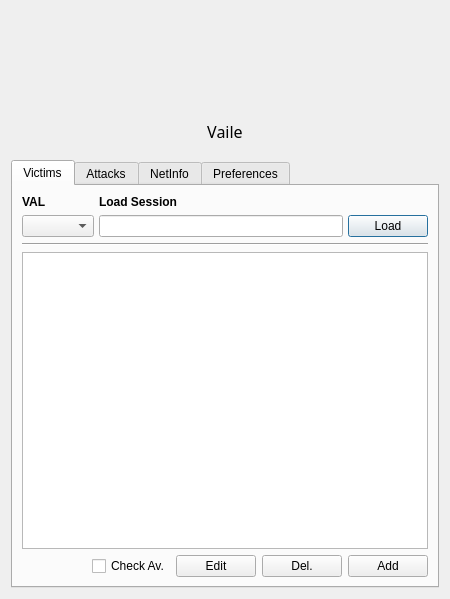
<?xml version="1.0" encoding="UTF-8"?>
<ui version="4.0">
 <class>VaileMainDialog</class>
 <widget class="QDialog" name="VaileMainDialog">
  <property name="geometry">
   <rect>
    <x>0</x>
    <y>0</y>
    <width>450</width>
    <height>599</height>
   </rect>
  </property>
  <property name="sizePolicy">
   <sizepolicy hsizetype="Preferred" vsizetype="Preferred">
    <horstretch>0</horstretch>
    <verstretch>0</verstretch>
   </sizepolicy>
  </property>
  <property name="windowTitle">
   <string>Vaile</string>
  </property>
  <layout class="QVBoxLayout" name="verticalLayout">
   <item>
    <layout class="QVBoxLayout" name="verticalLayout_6">
     <property name="margin">
      <number>2</number>
     </property>
     <item alignment="Qt::AlignHCenter">
      <widget class="QLabel" name="logo">
       <property name="minimumSize">
        <size>
         <width>88</width>
         <height>88</height>
        </size>
       </property>
       <property name="maximumSize">
        <size>
         <width>88</width>
         <height>88</height>
        </size>
       </property>
       <property name="text">
        <string/>
       </property>
       <property name="pixmap">
        <pixmap>../../files/vailelogo.png</pixmap>
       </property>
      </widget>
     </item>
    </layout>
   </item>
   <item>
    <layout class="QHBoxLayout" name="buttonBar" stretch="0,0,0">
     <property name="spacing">
      <number>10</number>
     </property>
     <property name="topMargin">
      <number>0</number>
     </property>
     <item>
      <spacer name="horizontalSpacer_4">
       <property name="orientation">
        <enum>Qt::Horizontal</enum>
       </property>
       <property name="sizeHint" stdset="0">
        <size>
         <width>500</width>
         <height>20</height>
        </size>
       </property>
      </spacer>
     </item>
     <item>
      <widget class="QLabel" name="label">
       <property name="sizePolicy">
        <sizepolicy hsizetype="Preferred" vsizetype="Fixed">
         <horstretch>0</horstretch>
         <verstretch>0</verstretch>
        </sizepolicy>
       </property>
       <property name="minimumSize">
        <size>
         <width>0</width>
         <height>45</height>
        </size>
       </property>
       <property name="maximumSize">
        <size>
         <width>16777212</width>
         <height>45</height>
        </size>
       </property>
       <property name="font">
        <font>
         <family>Passero One</family>
         <pointsize>12</pointsize>
        </font>
       </property>
       <property name="text">
        <string>Vaile</string>
       </property>
       <property name="alignment">
        <set>Qt::AlignCenter</set>
       </property>
      </widget>
     </item>
     <item>
      <spacer name="horizontalSpacer">
       <property name="orientation">
        <enum>Qt::Horizontal</enum>
       </property>
       <property name="sizeHint" stdset="0">
        <size>
         <width>500</width>
         <height>20</height>
        </size>
       </property>
      </spacer>
     </item>
    </layout>
   </item>
   <item>
    <layout class="QVBoxLayout" name="verticalLayout_3">
     <property name="spacing">
      <number>10</number>
     </property>
     <property name="topMargin">
      <number>0</number>
     </property>
     <property name="rightMargin">
      <number>0</number>
     </property>
     <item>
      <widget class="QFrame" name="frame">
       <property name="sizePolicy">
        <sizepolicy hsizetype="Preferred" vsizetype="Preferred">
         <horstretch>0</horstretch>
         <verstretch>0</verstretch>
        </sizepolicy>
       </property>
       <property name="minimumSize">
        <size>
         <width>0</width>
         <height>0</height>
        </size>
       </property>
       <property name="frameShape">
        <enum>QFrame::NoFrame</enum>
       </property>
       <property name="frameShadow">
        <enum>QFrame::Plain</enum>
       </property>
       <layout class="QVBoxLayout" name="verticalLayout_2">
        <property name="margin">
         <number>0</number>
        </property>
        <item>
         <widget class="QTabWidget" name="tabWidget">
          <property name="currentIndex">
           <number>0</number>
          </property>
          <widget class="QWidget" name="victimsTab">
           <attribute name="title">
            <string notr="true">Victims</string>
           </attribute>
           <layout class="QVBoxLayout" name="verticalLayout_4">
            <item>
             <layout class="QGridLayout" name="gridLayout">
              <property name="sizeConstraint">
               <enum>QLayout::SetDefaultConstraint</enum>
              </property>
              <property name="horizontalSpacing">
               <number>5</number>
              </property>
              <item row="0" column="1">
               <widget class="QLabel" name="sessionLabel">
                <property name="sizePolicy">
                 <sizepolicy hsizetype="Preferred" vsizetype="Fixed">
                  <horstretch>0</horstretch>
                  <verstretch>0</verstretch>
                 </sizepolicy>
                </property>
                <property name="text">
                 <string>&lt;html&gt;&lt;head/&gt;&lt;body&gt;&lt;p&gt;&lt;span style=&quot; font-weight:600;&quot;&gt;Load Session&lt;/span&gt;&lt;/p&gt;&lt;/body&gt;&lt;/html&gt;</string>
                </property>
               </widget>
              </item>
              <item row="1" column="2">
               <widget class="QPushButton" name="loadSessionButton">
                <property name="sizePolicy">
                 <sizepolicy hsizetype="Fixed" vsizetype="Fixed">
                  <horstretch>0</horstretch>
                  <verstretch>0</verstretch>
                 </sizepolicy>
                </property>
                <property name="text">
                 <string>Load</string>
                </property>
               </widget>
              </item>
              <item row="1" column="1">
               <widget class="QLineEdit" name="sessionFileEdit">
                <property name="frame">
                 <bool>true</bool>
                </property>
                <property name="clearButtonEnabled" stdset="0">
                 <bool>true</bool>
                </property>
               </widget>
              </item>
              <item row="1" column="0">
               <widget class="QComboBox" name="sessionType"/>
              </item>
              <item row="0" column="0">
               <widget class="QLabel" name="valLabel">
                <property name="font">
                 <font>
                  <weight>75</weight>
                  <bold>true</bold>
                 </font>
                </property>
                <property name="text">
                 <string>&lt;html&gt;&lt;head/&gt;&lt;body&gt;&lt;p&gt;VAL&lt;/p&gt;&lt;/body&gt;&lt;/html&gt;</string>
                </property>
               </widget>
              </item>
             </layout>
            </item>
            <item>
             <widget class="Line" name="line">
              <property name="sizePolicy">
               <sizepolicy hsizetype="Expanding" vsizetype="Fixed">
                <horstretch>1</horstretch>
                <verstretch>0</verstretch>
               </sizepolicy>
              </property>
              <property name="orientation">
               <enum>Qt::Horizontal</enum>
              </property>
             </widget>
            </item>
            <item>
             <widget class="QListWidget" name="targetsListWidget">
              <property name="sizePolicy">
               <sizepolicy hsizetype="Expanding" vsizetype="Expanding">
                <horstretch>0</horstretch>
                <verstretch>1</verstretch>
               </sizepolicy>
              </property>
              <property name="font">
               <font>
                <pointsize>11</pointsize>
               </font>
              </property>
              <property name="contextMenuPolicy">
               <enum>Qt::ActionsContextMenu</enum>
              </property>
              <property name="frameShape">
               <enum>QFrame::StyledPanel</enum>
              </property>
              <property name="frameShadow">
               <enum>QFrame::Sunken</enum>
              </property>
              <property name="lineWidth">
               <number>1</number>
              </property>
              <property name="iconSize">
               <size>
                <width>48</width>
                <height>48</height>
               </size>
              </property>
              <property name="verticalScrollMode">
               <enum>QAbstractItemView::ScrollPerPixel</enum>
              </property>
              <property name="resizeMode">
               <enum>QListView::Adjust</enum>
              </property>
              <property name="spacing">
               <number>5</number>
              </property>
              <property name="viewMode">
               <enum>QListView::ListMode</enum>
              </property>
              <property name="uniformItemSizes">
               <bool>false</bool>
              </property>
              <property name="wordWrap">
               <bool>false</bool>
              </property>
              <property name="selectionRectVisible">
               <bool>true</bool>
              </property>
              <property name="sortingEnabled">
               <bool>false</bool>
              </property>
             </widget>
            </item>
            <item>
             <layout class="QHBoxLayout" name="horizontalLayout">
              <item>
               <spacer name="horizontalSpacer_2">
                <property name="orientation">
                 <enum>Qt::Horizontal</enum>
                </property>
                <property name="sizeHint" stdset="0">
                 <size>
                  <width>40</width>
                  <height>20</height>
                 </size>
                </property>
               </spacer>
              </item>
              <item>
               <widget class="QCheckBox" name="avCheck">
                <property name="text">
                 <string>Check Av.</string>
                </property>
                <property name="checked">
                 <bool>false</bool>
                </property>
               </widget>
              </item>
              <item>
               <widget class="QPushButton" name="editTargetButton">
                <property name="text">
                 <string>Edit</string>
                </property>
               </widget>
              </item>
              <item>
               <widget class="QPushButton" name="deleteTargetButton">
                <property name="text">
                 <string>Del.</string>
                </property>
                <property name="icon">
                 <iconset>
                  <normaloff>icons/delete.svg</normaloff>icons/delete.svg</iconset>
                </property>
               </widget>
              </item>
              <item>
               <widget class="QPushButton" name="addTargetButton">
                <property name="text">
                 <string>Add</string>
                </property>
                <property name="icon">
                 <iconset>
                  <normaloff>icons/add.svg</normaloff>icons/add.svg</iconset>
                </property>
                <property name="default">
                 <bool>true</bool>
                </property>
               </widget>
              </item>
             </layout>
            </item>
           </layout>
          </widget>
          <widget class="QWidget" name="moduleTab">
           <attribute name="title">
            <string>Attacks</string>
           </attribute>
           <layout class="QVBoxLayout" name="moduleLayout">
            <item>
             <widget class="QLabel" name="moduleLabel">
              <property name="sizePolicy">
               <sizepolicy hsizetype="Preferred" vsizetype="Fixed">
                <horstretch>0</horstretch>
                <verstretch>0</verstretch>
               </sizepolicy>
              </property>
              <property name="text">
               <string>&lt;html&gt;&lt;head/&gt;&lt;body&gt;&lt;p&gt;&lt;span style=&quot; font-weight:600;&quot;&gt;Select Modules&lt;/span&gt;&lt;/p&gt;&lt;/body&gt;&lt;/html&gt;</string>
              </property>
             </widget>
            </item>
            <item>
             <layout class="QHBoxLayout" name="moduleLayout_1">
              <item>
               <widget class="QTreeWidget" name="treeView">
                <property name="sizePolicy">
                 <sizepolicy hsizetype="Expanding" vsizetype="Expanding">
                  <horstretch>1</horstretch>
                  <verstretch>1</verstretch>
                 </sizepolicy>
                </property>
                <column>
                 <property name="text">
                  <string notr="true">1</string>
                 </property>
                </column>
               </widget>
              </item>
             </layout>
            </item>
            <item>
             <layout class="QHBoxLayout" name="horizontalLayout_3">
              <item>
               <spacer name="horizontalSpacer_5">
                <property name="orientation">
                 <enum>Qt::Horizontal</enum>
                </property>
                <property name="sizeHint" stdset="0">
                 <size>
                  <width>40</width>
                  <height>20</height>
                 </size>
                </property>
               </spacer>
              </item>
              <item>
               <widget class="QCheckBox" name="torBox">
                <property name="text">
                 <string>Tor</string>
                </property>
               </widget>
              </item>
              <item>
               <widget class="QPushButton" name="optsButton">
                <property name="text">
                 <string>Info and Opts</string>
                </property>
               </widget>
              </item>
              <item>
               <widget class="QPushButton" name="attackButton">
                <property name="text">
                 <string>Attack</string>
                </property>
                <property name="icon">
                 <iconset>
                  <normaloff>icons/vaile.png</normaloff>icons/vaile.png</iconset>
                </property>
               </widget>
              </item>
             </layout>
            </item>
           </layout>
          </widget>
          <widget class="QWidget" name="networkTab">
           <attribute name="title">
            <string>NetInfo</string>
           </attribute>
           <layout class="QVBoxLayout" name="verticalLayout_5">
            <item>
             <layout class="QGridLayout" name="gridLayout_2">
              <property name="sizeConstraint">
               <enum>QLayout::SetDefaultConstraint</enum>
              </property>
              <property name="horizontalSpacing">
               <number>5</number>
              </property>
              <item row="2" column="0">
               <widget class="QLineEdit" name="privIpDisplay">
                <property name="readOnly">
                 <bool>true</bool>
                </property>
               </widget>
              </item>
              <item row="2" column="1">
               <widget class="QPushButton" name="privateIpButton">
                <property name="text">
                 <string>Priv. IP</string>
                </property>
               </widget>
              </item>
              <item row="0" column="0">
               <widget class="QLabel" name="networkLabel">
                <property name="sizePolicy">
                 <sizepolicy hsizetype="Preferred" vsizetype="Fixed">
                  <horstretch>0</horstretch>
                  <verstretch>0</verstretch>
                 </sizepolicy>
                </property>
                <property name="text">
                 <string>&lt;html&gt;&lt;head/&gt;&lt;body&gt;&lt;p&gt;&lt;span style=&quot; font-weight:600;&quot;&gt;Network Information&lt;/span&gt;&lt;/p&gt;&lt;/body&gt;&lt;/html&gt;</string>
                </property>
               </widget>
              </item>
              <item row="1" column="1">
               <widget class="QPushButton" name="macButton">
                <property name="sizePolicy">
                 <sizepolicy hsizetype="Fixed" vsizetype="Fixed">
                  <horstretch>0</horstretch>
                  <verstretch>0</verstretch>
                 </sizepolicy>
                </property>
                <property name="text">
                 <string>MAC ad.</string>
                </property>
               </widget>
              </item>
              <item row="1" column="0">
               <widget class="QLineEdit" name="macDisplay">
                <property name="frame">
                 <bool>true</bool>
                </property>
                <property name="readOnly">
                 <bool>true</bool>
                </property>
               </widget>
              </item>
              <item row="3" column="0">
               <widget class="QLineEdit" name="publicIpDisplay">
                <property name="readOnly">
                 <bool>true</bool>
                </property>
               </widget>
              </item>
              <item row="3" column="1">
               <widget class="QPushButton" name="publicIpButton">
                <property name="text">
                 <string>Publ. IP</string>
                </property>
               </widget>
              </item>
             </layout>
            </item>
            <item>
             <widget class="Line" name="line_2">
              <property name="sizePolicy">
               <sizepolicy hsizetype="Expanding" vsizetype="Fixed">
                <horstretch>1</horstretch>
                <verstretch>0</verstretch>
               </sizepolicy>
              </property>
              <property name="orientation">
               <enum>Qt::Horizontal</enum>
              </property>
             </widget>
            </item>
            <item>
             <widget class="QListWidget" name="whoIsDisplay">
              <property name="sizePolicy">
               <sizepolicy hsizetype="Expanding" vsizetype="Expanding">
                <horstretch>0</horstretch>
                <verstretch>1</verstretch>
               </sizepolicy>
              </property>
              <property name="font">
               <font>
                <pointsize>11</pointsize>
               </font>
              </property>
              <property name="contextMenuPolicy">
               <enum>Qt::ActionsContextMenu</enum>
              </property>
              <property name="frameShape">
               <enum>QFrame::NoFrame</enum>
              </property>
              <property name="frameShadow">
               <enum>QFrame::Plain</enum>
              </property>
              <property name="lineWidth">
               <number>0</number>
              </property>
              <property name="iconSize">
               <size>
                <width>48</width>
                <height>48</height>
               </size>
              </property>
              <property name="verticalScrollMode">
               <enum>QAbstractItemView::ScrollPerPixel</enum>
              </property>
              <property name="resizeMode">
               <enum>QListView::Adjust</enum>
              </property>
              <property name="spacing">
               <number>5</number>
              </property>
              <property name="viewMode">
               <enum>QListView::ListMode</enum>
              </property>
              <property name="uniformItemSizes">
               <bool>false</bool>
              </property>
              <property name="wordWrap">
               <bool>false</bool>
              </property>
              <property name="selectionRectVisible">
               <bool>true</bool>
              </property>
             </widget>
            </item>
            <item>
             <layout class="QHBoxLayout" name="horizontalLayout_2">
              <item>
               <spacer name="horizontalSpacer_3">
                <property name="orientation">
                 <enum>Qt::Horizontal</enum>
                </property>
                <property name="sizeHint" stdset="0">
                 <size>
                  <width>40</width>
                  <height>20</height>
                 </size>
                </property>
               </spacer>
              </item>
              <item>
               <widget class="QPushButton" name="fetchButton">
                <property name="text">
                 <string>Fetch All</string>
                </property>
                <property name="icon">
                 <iconset>
                  <normaloff>icons/reload.svg</normaloff>icons/reload.svg</iconset>
                </property>
               </widget>
              </item>
             </layout>
            </item>
           </layout>
          </widget>
          <widget class="QWidget" name="settingsTab">
           <attribute name="title">
            <string>Preferences</string>
           </attribute>
           <layout class="QVBoxLayout" name="verticalLayout_Settings">
            <item>
             <widget class="QGroupBox" name="settingsBox">
              <property name="font">
               <font>
                <weight>75</weight>
                <bold>true</bold>
               </font>
              </property>
              <property name="title">
               <string>Settings</string>
              </property>
              <layout class="QVBoxLayout" name="verticalLayout_7" stretch="0,0,0">
               <item>
                <layout class="QHBoxLayout" name="horizontalLayout_4">
                 <item>
                  <widget class="QLabel" name="label_2">
                   <property name="sizePolicy">
                    <sizepolicy hsizetype="Fixed" vsizetype="Fixed">
                     <horstretch>0</horstretch>
                     <verstretch>0</verstretch>
                    </sizepolicy>
                   </property>
                   <property name="text">
                    <string>Version: </string>
                   </property>
                  </widget>
                 </item>
                 <item>
                  <widget class="QLabel" name="versionNumber">
                   <property name="sizePolicy">
                    <sizepolicy hsizetype="Fixed" vsizetype="Fixed">
                     <horstretch>0</horstretch>
                     <verstretch>0</verstretch>
                    </sizepolicy>
                   </property>
                   <property name="font">
                    <font>
                     <weight>50</weight>
                     <bold>false</bold>
                    </font>
                   </property>
                   <property name="text">
                    <string>2.2.1-5</string>
                   </property>
                  </widget>
                 </item>
                 <item>
                  <widget class="QPushButton" name="checkUpdatesButton">
                   <property name="sizePolicy">
                    <sizepolicy hsizetype="Minimum" vsizetype="Fixed">
                     <horstretch>0</horstretch>
                     <verstretch>0</verstretch>
                    </sizepolicy>
                   </property>
                   <property name="font">
                    <font>
                     <weight>50</weight>
                     <bold>false</bold>
                    </font>
                   </property>
                   <property name="text">
                    <string>Check Updates</string>
                   </property>
                  </widget>
                 </item>
                </layout>
               </item>
               <item>
                <layout class="QHBoxLayout" name="horizontalLayout_8">
                 <item>
                  <widget class="QLabel" name="label_3">
                   <property name="text">
                    <string>Processes: </string>
                   </property>
                  </widget>
                 </item>
                 <item>
                  <widget class="QLabel" name="processNumberLabel">
                   <property name="font">
                    <font>
                     <weight>50</weight>
                     <bold>false</bold>
                    </font>
                   </property>
                   <property name="text">
                    <string>8</string>
                   </property>
                  </widget>
                 </item>
                 <item>
                  <widget class="QLineEdit" name="processNumberEdit"/>
                 </item>
                 <item>
                  <widget class="QPushButton" name="processUpdateButton">
                   <property name="font">
                    <font>
                     <weight>50</weight>
                     <bold>false</bold>
                    </font>
                   </property>
                   <property name="text">
                    <string>Save</string>
                   </property>
                  </widget>
                 </item>
                </layout>
               </item>
               <item>
                <spacer name="verticalSpacer">
                 <property name="orientation">
                  <enum>Qt::Vertical</enum>
                 </property>
                 <property name="sizeHint" stdset="0">
                  <size>
                   <width>20</width>
                   <height>40</height>
                  </size>
                 </property>
                </spacer>
               </item>
              </layout>
             </widget>
            </item>
           </layout>
          </widget>
         </widget>
        </item>
       </layout>
      </widget>
     </item>
    </layout>
   </item>
  </layout>
 </widget>
 <resources/>
 <connections/>
</ui>
